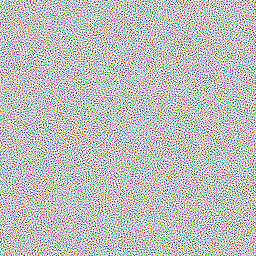
#> input picture python_scripts/blue_noise.png, 256 x 256 px
$ python heightmap_generator.py .
#> lines starting #> are read from the running program, lines starting #| are printed output that depends on the picture
# MIT License
#
# Copyright (c) 2023 Missing Deadlines (Benjamin Wrensch)
#
# Permission is hereby granted, free of charge, to any person obtaining a copy
# of this software and associated documentation files (the "Software"), to deal
# in the Software without restriction, including without limitation the rights
# to use, copy, modify, merge, publish, distribute, sublicense, and/or sell
# copies of the Software, and to permit persons to whom the Software is
# furnished to do so, subject to the following conditions:
#
# The above copyright notice and this permission notice shall be included in
# all copies or substantial portions of the Software.
#
# THE SOFTWARE IS PROVIDED "AS IS", WITHOUT WARRANTY OF ANY KIND, EXPRESS OR
# IMPLIED, INCLUDING BUT NOT LIMITED TO THE WARRANTIES OF MERCHANTABILITY,
# FITNESS FOR A PARTICULAR PURPOSE AND NONINFRINGEMENT. IN NO EVENT SHALL THE
# AUTHORS OR COPYRIGHT HOLDERS BE LIABLE FOR ANY CLAIM, DAMAGES OR OTHER
# LIABILITY, WHETHER IN AN ACTION OF CONTRACT, TORT OR OTHERWISE, ARISING FROM,
# OUT OF OR IN CONNECTION WITH THE SOFTWARE OR THE USE OR OTHER DEALINGS IN THE
# SOFTWARE.

from PIL import Image

from math import floor
from glob import glob
import argparse
import os.path

# Set up command line parser
parser = argparse.ArgumentParser(prog="IOLITE Heightmap Generator",
                                 description="Generates a combined heightmap from multiple height, splat and grass maps usable for generating terrain in IOLITE.")

parser.add_argument(
    "dir_path", help="The directory containing the maps to combine.")
parser.add_argument("-o", "--output", default="heightmap.png",
                    help="The path of the combined heightmap to genrate.")
parser.add_argument("--height_pattern", default="height_*",
                    help="The file pattern for heightmaps, defaults to 'height_*'")
parser.add_argument("--splat_pattern", default="splat_*",
                    help="The file pattern for splat maps, defaults to 'splat_*'.")
parser.add_argument("--grass_pattern", default="grass_*",
                    help="The file pattern for grass maps, defaults to 'grass_*'.")
parser.add_argument("--max_grass_height", type=int, default=8,
                    help="The maximum height of grass (in voxels). Defaults to '8'.")
parser.add_argument("--num_sub_materials", type=int, default=8,
                    help="The number of sub materials. A sub material number of, e.g., 8 picks a random material from the first 8 materials in the voxel palette for the first splat map. Defaults to '8'.")
parser.add_argument("--grass_material_mask", type=int, nargs="*", default=[],
                    help="A list of material indexes (e.g. index 0 matches the first splat mask) which should be used to mask out grass.")
parser.add_argument("--max_grass_density", type=float, default=0.5,
                    help="The maximum density of grass. A value of 0.5 limits grass to 50%% of the area. Defaults to 0.5.")

args = parser.parse_args()

blue_noise = Image.open("blue_noise.png")
#> blue_noise is the input picture: PIL image 256x256 RGBA; mean R, G, B, A 127.5, 127.5, 127.5, 127.5
blue_noise = blue_noise.convert('RGB')
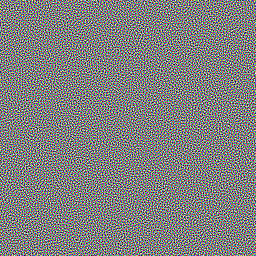
#> blue_noise: PIL image 256x256 RGB; mean R, G, B 127.5, 127.5, 127.5
blue_noise_size = blue_noise.size
#> blue_noise_size = (256, 256)
blue_noise = blue_noise.load()

os.chdir(args.dir_path)

paths_heightmaps = glob(args.height_pattern)
paths_splatmaps = glob(args.splat_pattern)
paths_grassmaps = glob(args.grass_pattern)

print("Heightmaps: {}".format(paths_heightmaps))
print("Splatmaps: {}".format(paths_splatmaps))
print("Grassmaps: {}".format(paths_grassmaps))

dim = [0, 0]


def load_images(paths):
    global dim
    images = []
    for s in paths:
        i = Image.open(s)
        dim = i.size
        images.append(i.convert('L').load())
    return images


# [5 lines left out: function max_of_images, not called in this run]


height_maps = load_images(paths_heightmaps)

if len(height_maps) == 0:
    print("Please provide at least one heightmap.")
    exit()
#> (the program exits here)
